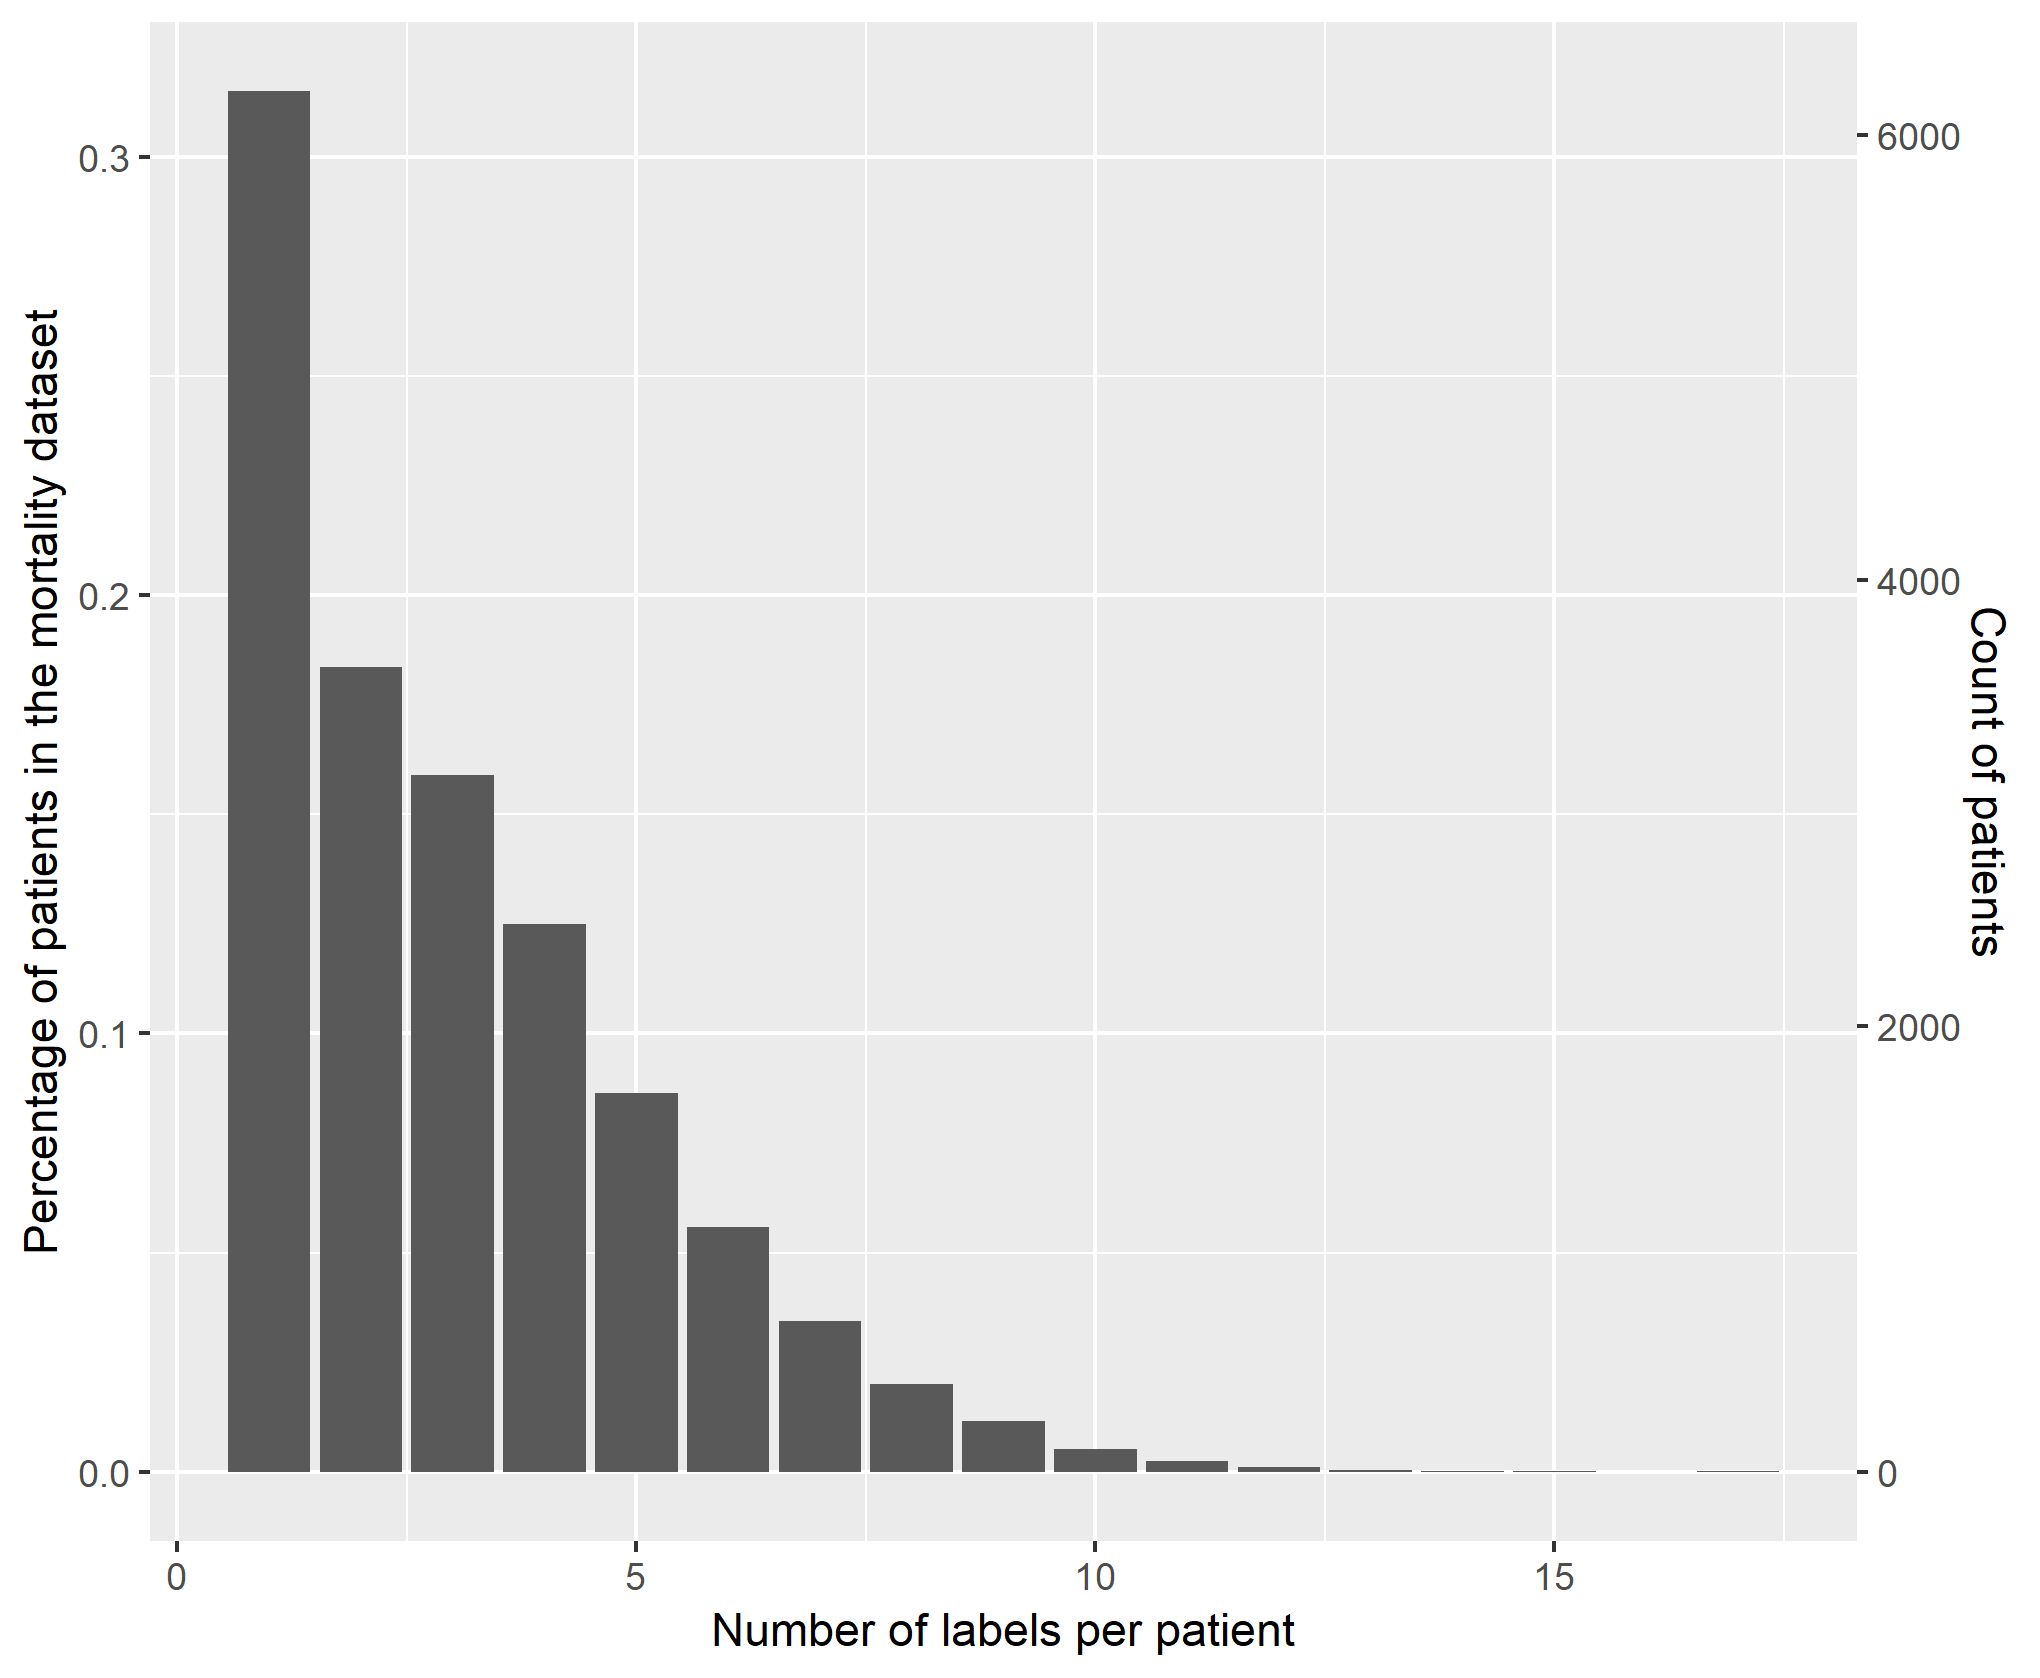

Write the R code that produced this figure.
# Title     : TODO
# Objective : TODO
# Created by: JasonHu
# Created on: 1/3/2019

require(data.table)
require(dplyr)
require(ggplot2)

hello <- hello %>% group_by(rep_person_id) %>% mutate(n=n()) %>% setDT()
hello <- hello %>% distinct(rep_person_id, n) %>% setDT()
hello <- hello %>% group_by(n) %>% mutate(nn=n()) %>% setDT()
hello <- hello %>% distinct(n,nn) %>% setDT()
ggplot(hello, aes(x=n,y=nn/sum(nn))) + geom_bar(stat='identity')
    +labs( y="Percentage of patients in the mortality dataset", x='Number of labels per patient')
    +scale_y_continuous(sec.axis=sec_axis(~.*ss, name="Count of patients"))
